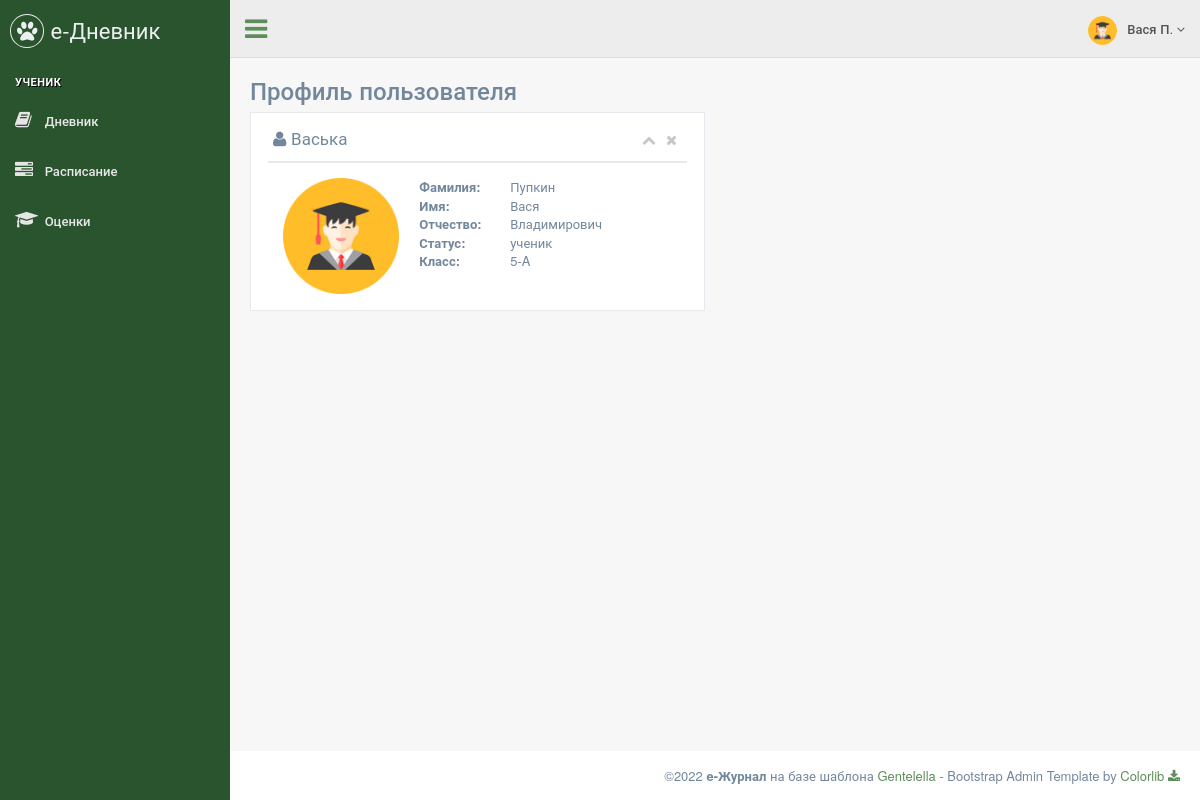
Screenshot of /profile (signed in) with the database file from the repository.
### data/menu.py (models this page shows)
class Menu(ORMBase):
    __tablename__ = 'menu'
    id = Column(Integer, primary_key=True, autoincrement=True, unique=True)
    name = Column(String, nullable=True)
    section = Column(String, nullable=True)
    title = Column(String, nullable=True)
    icon = Column(String, nullable=True)
    ref = Column(String, nullable=True)
    roles = Column(String, nullable=True)
    order = Column(Integer, nullable=True)

### data/users.py (models this page shows)
class Users(ORMBase, UserMixin):
    __tablename__ = 'users'
    __json_exclude__ = set(["password"])
    id = Column(Integer, primary_key=True, autoincrement=True, unique=True)
    name = Column(String, nullable=True)
    surname = Column(String, nullable=True)
    otchestvo = Column(String, nullable=True)
    login = Column(String, nullable=True)
    password = Column(String, nullable=True)
    role = Column(String, nullable=True)
    class_id = Column(Integer, ForeignKey('classes.cl_id'), nullable=True)
    active = Column(Integer, nullable=True)

### main.py (the view)
@app.route('/profile')
def student_profile():
    cur_cl = session.query(Classes).filter(Classes.cl_id == current_user.class_id).first()
    data = {'имя': current_user.name,
            'фамилия': current_user.surname,
            'отчество': current_user.otchestvo,
            'статус': 'администратор' if current_user.role == 'admin' else 'учитель' if current_user.role == 'teacher' else 'ученик',
            'класс': str(cur_cl.number) + '-' + cur_cl.letter,
            'role': current_user.role,
            'login': current_user.login
            }
    return render_page(['admin', 'teacher', 'student'], '/profile', 'page_profile.html', data=data)

### main.py (called while the page is built)
@login_manager.user_loader
def load_user(user_id):
    return session.query(Users).get(user_id)

def get_menu(role):
    items = session.query(Menu).filter(Menu.roles.ilike(f'%{role}%')).all()
    menu = dict()
    section = ""
    for item in items:
        if item.section:
            arr = menu.get(section)
            arr.append(item)
            menu[section] = arr
        else:
            section = item.title
            menu[section] = []
    return menu

def render_page(roles, ref, template, **context):
    if not login_fresh():
        return render_403()
    else:
        if current_user.role in roles:
            menu = get_menu(current_user.role)
            if not context:
                context = dict()
            context["menu"] = menu
            context["ref"] = ref
            context["role"] = current_user.role
            context["username"] = f"{current_user.name} {current_user.surname[0]}."
            return render_template(template, **context)
        else:
            return render_403()

### templates/page_profile.html (shortened to what this page needs)
{% extends "page_base.html" %}
{% block content %}
<div class="">
    <div class="page-title">
        <div class="title_left">
            <h3>Профиль пользователя</h3>
        </div>
        <div class="clearfix"></div>
        <div class="row">
            <div class="col-md-6 col-sm-12 col-xs-12">
                <div class="x_panel">
                    <div class="x_title">
                        <h2><i class="fa fa-user"></i> {{ data['login'] }}</h2>
							<ul class="nav navbar-right panel_toolbox">
							  <li><a class="collapse-link"><i class="fa fa-chevron-up"></i></a></li>
							  <li><a class="close-link"><i class="fa fa-close"></i></a></li>
							</ul>
                        <div class="clearfix"></div>
                    </div>
                    <div class="x_content">
                        <div class="col-md-4 col-sm-3 col-xs-12 profile_left">
                            <div class="profile_img">
                                <div id="crop-avatar">
                                    <img class="img-responsive avatar-view" src="/static/images/{{ data['role'] }}.png" alt="Avatar" style="width:200px;">
                                </div>
                            </div>
                        </div>
                        <div class="col-md-8 col-sm-9 col-xs-12">
                            <dl class="row">
                                <dt class="col-sm-4">Фамилия:</dt>
                                <dd class="col-sm-8">{{ data['фамилия'] }}</dd>
                                <div class="clearfix"></div>
                                <dt class="col-sm-4">Имя:</dt>
                                <dd class="col-sm-8">{{ data['имя'] }}</dd>
                                <div class="clearfix"></div>
                                <dt class="col-sm-4">Отчество:</dt>
                                <dd class="col-sm-8">{{ data['отчество'] }}</dd>
                                <div class="clearfix"></div>
                                <dt class="col-sm-4">Статус:</dt>
                                <dd class="col-sm-8">{{ data['статус'] }}</dd>
                                <div class="clearfix"></div>
                                <dt class="col-sm-4">Класс:</dt>
                                <dd class="col-sm-8">{{ data['класс'] }}</dd>
                            </dl>
                        </div>
                    </div>
                </div>
            </div>
        </div>
    </div>
</div>
{% endblock %}

### templates/page_base.html (shortened to what this page needs)
<!DOCTYPE html>
<html lang="en">
  <head>
    <link href="/static/vendors/bootstrap/css/bootstrap.min.css" rel="stylesheet">
    <link href="/static/vendors/font-awesome/css/font-awesome.min.css" rel="stylesheet">
    <link href="/static/vendors/nprogress/nprogress.css" rel="stylesheet">
    <link href="/static/vendors/animate.css/animate.min.css" rel="stylesheet">
    <link href="/static/vendors/datatables.net-bs/css/dataTables.bootstrap.min.css" rel="stylesheet">
    <link href="/static/vendors/datatables.net-buttons-bs/css/buttons.bootstrap.min.css" rel="stylesheet">
    <link href="/static/vendors/datatables.net-fixedheader-bs/css/fixedHeader.bootstrap.min.css" rel="stylesheet">
    <link href="/static/vendors/datatables.net-responsive-bs/css/responsive.bootstrap.min.css" rel="stylesheet">
    <link href="/static/vendors/datatables.net-scroller-bs/css/scroller.bootstrap.min.css" rel="stylesheet">
    <link href="/static/vendors/switchery/switchery.css" rel="stylesheet">
    <link href="/static/vendors/bootstrap-datetimepicker/css/bootstrap-datetimepicker.css" rel="stylesheet">
    <link href="/static/css/custom.css" rel="stylesheet">
  </head>
  <body class="nav-md">
    <div class="container body">
      <div class="main_container">
        <div class="col-md-3 left_col">
          <div class="left_col scroll-view">
            <div class="navbar nav_title" style="border: 0;">
              <a href="index.html" class="site_title"><i class="fa fa-paw"></i> <span>е-Дневник</span></a>
            </div>
            <br />
            <div id="sidebar-menu" class="main_menu_side hidden-print main_menu">
              {% for section in menu.keys() %}
                <div class="menu_section">
                  <h3>{{ section }}</h3>
                  <ul class="nav side-menu">
                    {% for item in menu.get(section) %}
                      {% if item.ref == ref %}
                        <li class="active"><a href="{{ item.ref }}"><i class="{{ item.icon }}"></i> {{ item.title }}</a></li>
                      {% else %}
                        <li><a href="{{ item.ref }}"><i class="{{ item.icon }}"></i> {{ item.title }}</a></li>
                      {% endif %}
                    {% endfor %}
                  </ul>
                </div>
              {% endfor %}
            </div>
          </div>
        </div>
        <div class="top_nav">
          <div class="nav_menu">
            <nav>
              <div class="nav toggle">
                <a id="menu_toggle"><i class="fa fa-bars"></i></a>
              </div>
              <ul class="nav navbar-nav navbar-right">
                <li class="">
                  <a href="javascript:;" class="user-profile dropdown-toggle" data-toggle="dropdown" aria-expanded="false">
                    <img src="/static/images/{{ role }}.png" alt="">{{ username }}
                    <span class=" fa fa-angle-down"></span>
                  </a>
                </li>
              </ul>
            </nav>
          </div>
        </div>
        <div id="page-content" class="right_col" role="main">
          {% block content %}{% endblock %}
        </div>
        <footer>
          <div class="pull-right">
            ©2022 <b>e-Журнал</b> на базе шаблона <a href="https://colorlib.com/polygon/gentelella/index.html">Gentelella</a> - Bootstrap Admin Template by <a href="https://github.com/ColorlibHQ/gentelella">Colorlib <i class="fa fa-download"></i></a>
          </div>
          <div class="clearfix"></div>
        </footer>
      </div>
    </div>
  </body>
</html>

### rows the page displays
Menu: title "УЧЕНИК", статус "ученик"
Menu: title "Дневник"
Menu: title "Расписание"
Menu: title "Оценки"
Users: role (picture), login "Васька", фамилия "Пупкин", имя "Вася", отчество "Владимирович"

### other values shown
{{ username }} "Вася П."
{{ data['класс'] }} "5-A"
